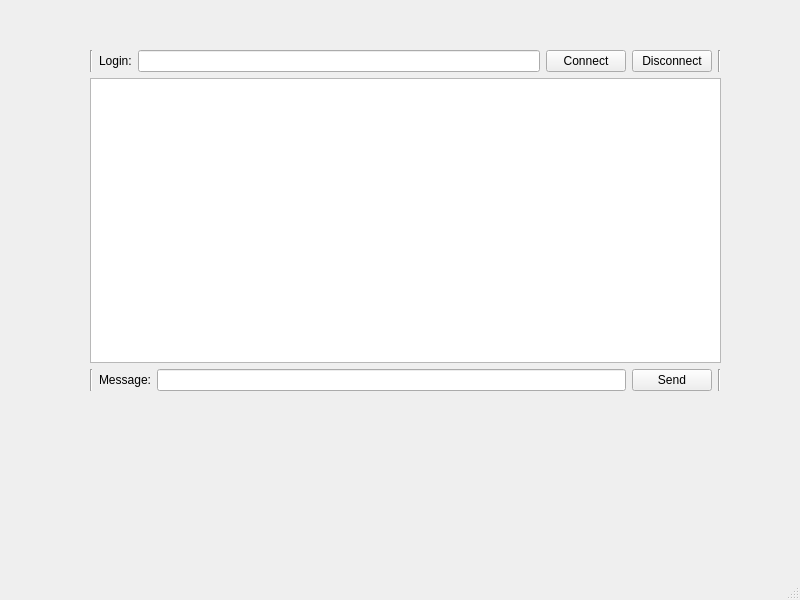
<?xml version="1.0" encoding="UTF-8"?>
<ui version="4.0">
 <class>ChatWindow</class>
 <widget class="QMainWindow" name="ChatWindow">
  <property name="geometry">
   <rect>
    <x>0</x>
    <y>0</y>
    <width>800</width>
    <height>600</height>
   </rect>
  </property>
  <property name="windowTitle">
   <string>ChatWindow</string>
  </property>
  <widget class="QWidget" name="centralwidget">
   <widget class="QWidget" name="verticalLayoutWidget">
    <property name="geometry">
     <rect>
      <x>90</x>
      <y>50</y>
      <width>631</width>
      <height>341</height>
     </rect>
    </property>
    <layout class="QVBoxLayout" name="verticalLayout">
     <item>
      <layout class="QGridLayout" name="gridLayout_2">
       <item row="0" column="0">
        <widget class="Line" name="line">
         <property name="orientation">
          <enum>Qt::Vertical</enum>
         </property>
        </widget>
       </item>
       <item row="0" column="1">
        <widget class="QLabel" name="label">
         <property name="text">
          <string>Login:</string>
         </property>
        </widget>
       </item>
       <item row="0" column="2">
        <widget class="QLineEdit" name="lineEditLogin"/>
       </item>
       <item row="0" column="3">
        <widget class="QPushButton" name="push_button_connect">
         <property name="text">
          <string>Connect</string>
         </property>
        </widget>
       </item>
       <item row="0" column="5">
        <widget class="Line" name="line_2">
         <property name="orientation">
          <enum>Qt::Vertical</enum>
         </property>
        </widget>
       </item>
       <item row="0" column="4">
        <widget class="QPushButton" name="push_button_disconnect">
         <property name="text">
          <string>Disconnect</string>
         </property>
        </widget>
       </item>
      </layout>
     </item>
     <item>
      <widget class="QTextEdit" name="textEditChat"/>
     </item>
     <item>
      <layout class="QGridLayout" name="gridLayout">
       <item row="0" column="3">
        <widget class="QPushButton" name="push_button_send_message">
         <property name="text">
          <string>Send</string>
         </property>
        </widget>
       </item>
       <item row="0" column="2">
        <widget class="QLineEdit" name="lineEditMessage"/>
       </item>
       <item row="0" column="1">
        <widget class="QLabel" name="labelMessage">
         <property name="text">
          <string>Message:</string>
         </property>
        </widget>
       </item>
       <item row="0" column="0">
        <widget class="Line" name="line_3">
         <property name="orientation">
          <enum>Qt::Vertical</enum>
         </property>
        </widget>
       </item>
       <item row="0" column="4">
        <widget class="Line" name="line_4">
         <property name="orientation">
          <enum>Qt::Vertical</enum>
         </property>
        </widget>
       </item>
      </layout>
     </item>
    </layout>
   </widget>
  </widget>
  <widget class="QMenuBar" name="menubar">
   <property name="geometry">
    <rect>
     <x>0</x>
     <y>0</y>
     <width>800</width>
     <height>22</height>
    </rect>
   </property>
  </widget>
  <widget class="QStatusBar" name="statusbar"/>
 </widget>
 <resources/>
 <connections/>
</ui>
